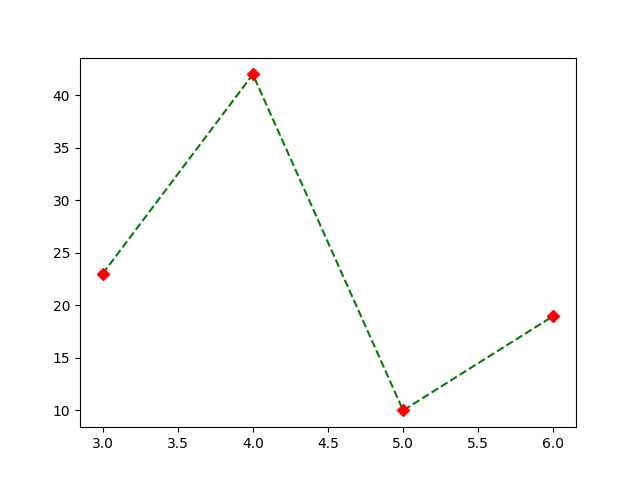

This chart was generated by the following Python code:
import matplotlib.pyplot as plt

x = [ 3,  4,   5,  6 ]
y = [ 23, 42, 10, 19 ]

#plt.plot(x, y, "b-")  # blue solid line
#plt.plot(x, y, "ro")  # red circles
#plt.plot(x, y, "gx")   # green x-es
plt.plot(x, y, "g--")   # green dashed line
plt.plot(x, y, "rD")   # red diamonds

#plt.show()
plt.savefig('line_with_formatting.png')
